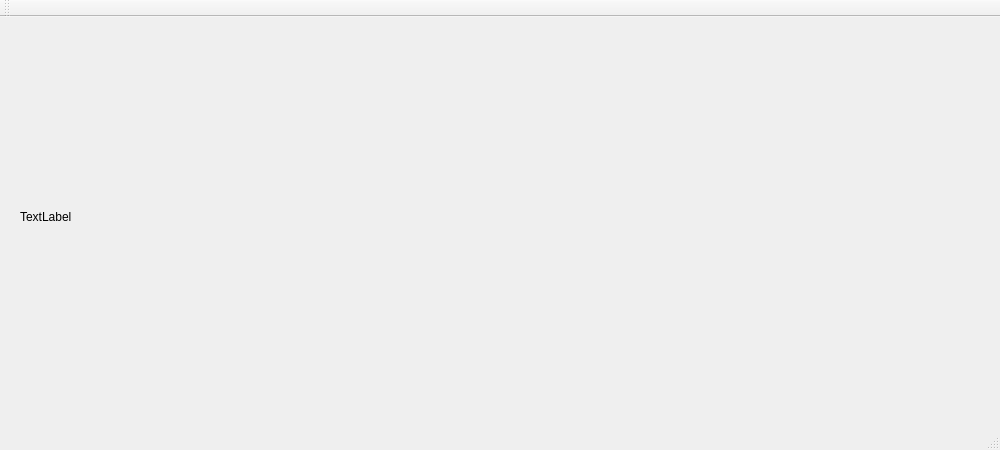
<?xml version="1.0" encoding="UTF-8"?>
<ui version="4.0">
 <class>MainWindow</class>
 <widget class="QMainWindow" name="MainWindow">
  <property name="geometry">
   <rect>
    <x>0</x>
    <y>0</y>
    <width>1000</width>
    <height>450</height>
   </rect>
  </property>
  <property name="windowTitle">
   <string>MainWindow</string>
  </property>
  <widget class="QWidget" name="centralWidget">
   <widget class="QLabel" name="doubleView">
    <property name="geometry">
     <rect>
      <x>20</x>
      <y>10</y>
      <width>960</width>
      <height>380</height>
     </rect>
    </property>
    <property name="text">
     <string>TextLabel</string>
    </property>
   </widget>
  </widget>
  <widget class="QMenuBar" name="menuBar">
   <property name="geometry">
    <rect>
     <x>0</x>
     <y>0</y>
     <width>1000</width>
     <height>23</height>
    </rect>
   </property>
  </widget>
  <widget class="QToolBar" name="mainToolBar">
   <attribute name="toolBarArea">
    <enum>TopToolBarArea</enum>
   </attribute>
   <attribute name="toolBarBreak">
    <bool>false</bool>
   </attribute>
  </widget>
  <widget class="QStatusBar" name="statusBar"/>
 </widget>
 <layoutdefault spacing="6" margin="11"/>
 <resources/>
 <connections/>
</ui>
